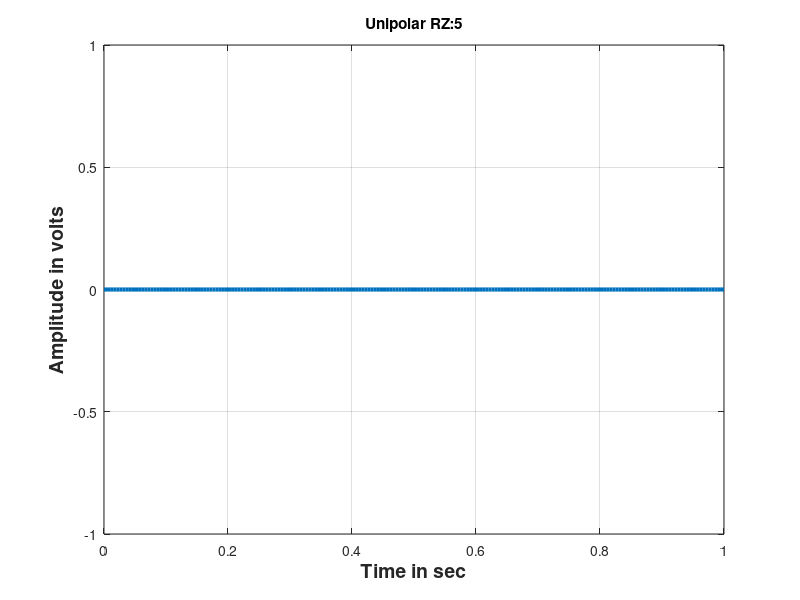

The MATLAB script that drew this image:
clc;
clear all;
close all;
bits= input('Enter the bit:');
bitrate=1;
figure;
n=200;
T = length(bits)/bitrate;
N = n*length(bits);
dt = T/N;
t = 0:dt:T;
x = zeros(1,length(t));
for i = 0:length(bits)-1
  if bits(i+1) == 1
    x(i*n+1:(i+0.5)*n) = 1;
    x((i+0.5)*n+1:(i+1)*n) = 0;
  else
    x(i*n+1:(i+1)*n) = 0;
  end
end
plot(t, x, 'Linewidth', 3);
xlabel('Time in sec','fontsize',14,'fontWeight','bold');
grid on;
ylabel('Amplitude in volts','fontsize',14,'fontWeight','bold');
title(['Unipolar RZ:' num2str(bits)]);
